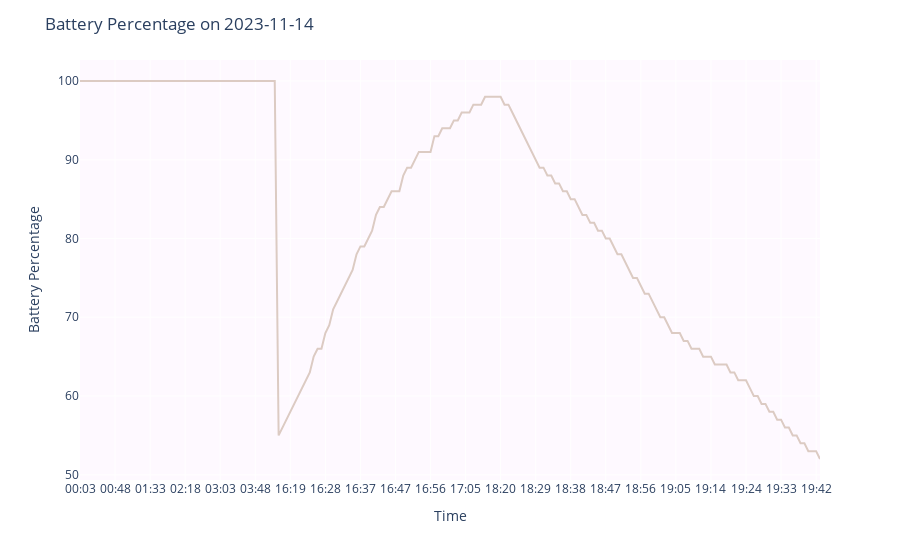
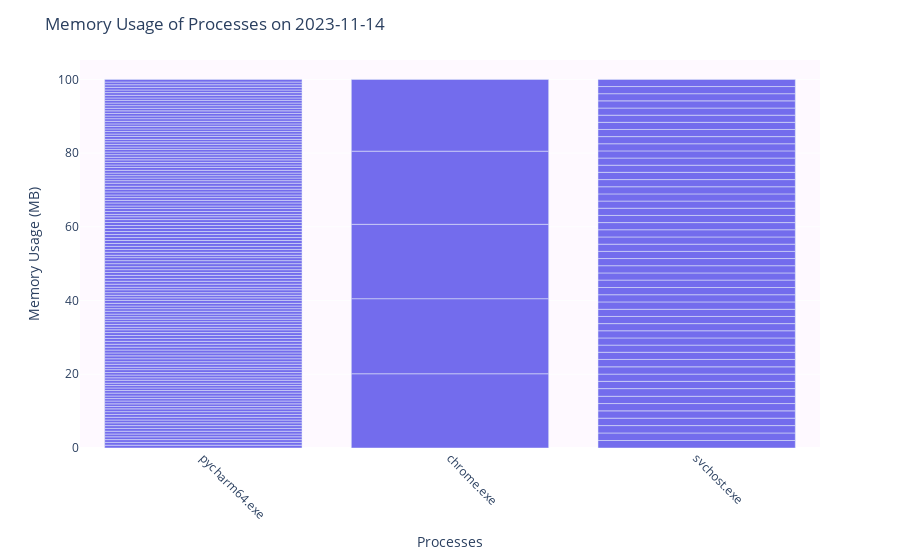
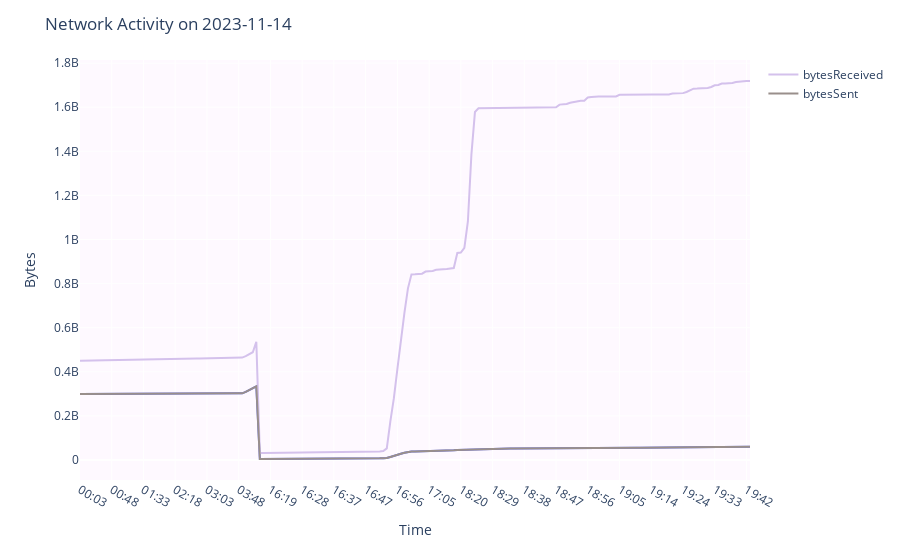
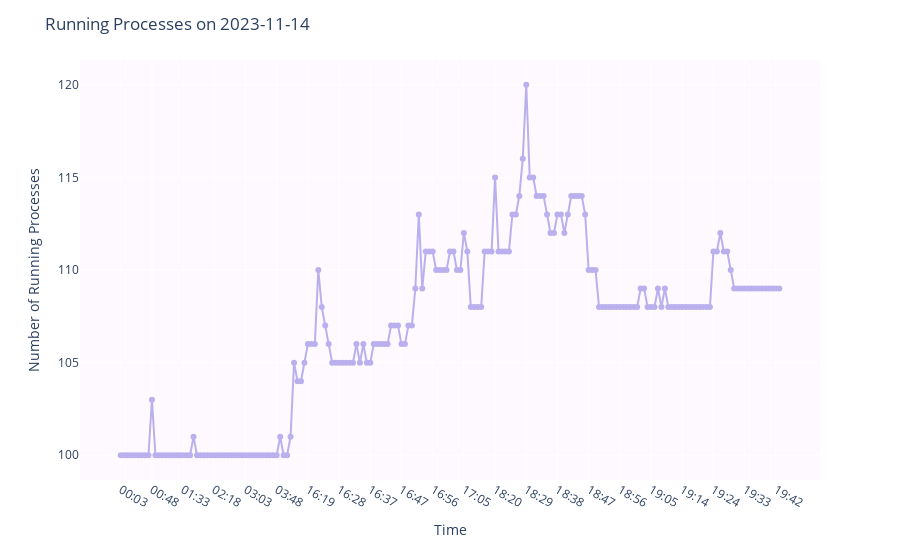

Notebook code cell kept with these figures, in order:
### Code cell
import pandas as pd
import sys
import plotly.express as px

data = pd.read_csv('Reports/FullReport.csv')

data['time'] = pd.to_datetime(data['time'], unit='s')

# Ask the user to choose the date
user_choice = input("Enter 'today' for today's date, or enter a date in YYYY-MM-DD format: ")

if user_choice.lower() == 'today':
    selected_date = pd.to_datetime('today').date()
else:
    try:
        selected_date = pd.to_datetime(user_choice, format='%Y-%m-%d').date()
    except ValueError:
        print("Invalid date format. Please enter 'today' or a valid date in the format YYYY-MM-DD.")
        sys.exit(1)

# Filter data for the selected date
selected_data = data[data['time'].dt.date == selected_date]

# Now update the 'time' column in the selected_data DataFrame
selected_data = selected_data.assign(
    time=selected_data['time'].dt.strftime('%H:%M')
)

# Check if data is available for the selected date
if selected_data.empty:
    print(f"No data available for the selected date ({selected_date}). Please choose another date.")
    sys.exit(1)

# Choose the number of intervals to display on the X-axis
max_intervals = 20

# Calculate the step size to skip data points
step_size = max(1, len(selected_data) // max_intervals)

# Extract the subset of data for X-axis labels
x_labels_data = selected_data.iloc[::step_size]

# Plotting Battery Percentage with Plotly
fig = px.line(selected_data, x='time', y='batteryPercent', labels={'batteryPercent': 'Battery Percentage'})
fig.update_traces(line=dict(color='#DCCBC3'))
fig.update_layout(
    title=f'Battery Percentage on {selected_date.strftime("%Y-%m-%d")}',
    xaxis_title='Time',
    yaxis_title='Battery Percentage',
    xaxis=dict(tickvals=x_labels_data['time'].values, ticktext=x_labels_data['time'].values),
    plot_bgcolor='#FEF9FF',
)
fig.show()

# Plotting Memory Usage of Processes with Plotly
data_sorted_by_mem = selected_data.sort_values(by='memUsageMB', ascending=False)
fig = px.bar(data_sorted_by_mem, x='hungriestProc', y='hungryProcMem', labels={'hungryProcMem': 'Memory Usage (MB)'})
fig.update_traces(marker=dict(color='#736CED'))
fig.update_layout(
    title=f'Memory Usage of Processes on {selected_date.strftime("%Y-%m-%d")}',
    xaxis_title='Processes',
    yaxis_title='Memory Usage (MB)',
    xaxis=dict(tickangle=45),
    barmode='relative',
    barnorm='percent',
    plot_bgcolor='#FEF9FF',
)
fig.show()

# Plotting Network Activity with Plotly
fig = px.line(selected_data, x='time', y='bytesSent', labels={'value': 'Bytes'}, line_shape='linear')
fig.add_scatter(x=selected_data['time'], y=selected_data['bytesReceived'], mode='lines', name='bytesReceived', line=dict(color='#D4C1EC'))
fig.add_scatter(x=selected_data['time'], y=selected_data['bytesSent'], mode='lines', name='bytesSent', line=dict(color='#998f8b'))
fig.update_layout(
    title=f'Network Activity on {selected_date.strftime("%Y-%m-%d")}',
    xaxis_title='Time',
    yaxis_title='Bytes',
    xaxis=dict(tickvals=x_labels_data['time'].values, ticktext=x_labels_data['time'].values),
    plot_bgcolor='#FEF9FF',
)
fig.show()


# Plotting Running Processes with Plotly
fig = px.line(selected_data, x='time', y='runningProc', labels={'runningProc': 'Number of Running Processes'})
fig.update_traces(line=dict(color='#BAB0ED'))
fig.update_layout(
    title=f'Running Processes on {selected_date.strftime("%Y-%m-%d")}',
    xaxis_title='Time',
    yaxis_title='Number of Running Processes',
    xaxis=dict(tickvals=x_labels_data['time'].values, ticktext=x_labels_data['time'].values),
    plot_bgcolor='#FEF9FF',
)
fig.show()

### Figure 1 — Plotly figure (JSON) as saved in the notebook; plotly's stock layout.template omitted (floating-point values rounded to 4 significant figures; data arrays with more than 128 entries replaced by an {"elided": "..."} marker saying what was removed)
{"data": [{"hovertemplate": "time=%{x}<br>Battery Percentage=%{y}<extra></extra>", "legendgroup": "", "line": {"color": "#DCCBC3", "dash": "solid"}, "marker": {"symbol": "circle"}, "mode": "lines", "name": "", "orientation": "v", "showlegend": false, "x": {"elided": "191 str values"}, "xaxis": "x", "y": {"elided": "191 int values"}, "yaxis": "y", "type": "scatter"}], "layout": {"xaxis": {"anchor": "y", "domain": [0.0, 1.0], "title": {"text": "Time"}, "tickvals": ["00:03", "00:48", "01:33", "02:18", "03:03", "03:48", "16:19", "16:28", "16:37", "16:47", "16:56", "17:05", "18:20", "18:29", "18:38", "18:47", "18:56", "19:05", "19:14", "19:24", "19:33", "19:42"], "ticktext": ["00:03", "00:48", "01:33", "02:18", "03:03", "03:48", "16:19", "16:28", "16:37", "16:47", "16:56", "17:05", "18:20", "18:29", "18:38", "18:47", "18:56", "19:05", "19:14", "19:24", "19:33", "19:42"]}, "yaxis": {"anchor": "x", "domain": [0.0, 1.0], "title": {"text": "Battery Percentage"}}, "legend": {"tracegroupgap": 0}, "margin": {"t": 60}, "title": {"text": "Battery Percentage on 2023-11-14"}, "plot_bgcolor": "#FEF9FF"}}

### Figure 2 — Plotly figure (JSON) as saved in the notebook; plotly's stock layout.template omitted (floating-point values rounded to 4 significant figures; data arrays with more than 128 entries replaced by an {"elided": "..."} marker saying what was removed)
{"data": [{"alignmentgroup": "True", "hovertemplate": "hungriestProc=%{x}<br>Memory Usage (MB)=%{y}<extra></extra>", "legendgroup": "", "marker": {"color": "#736CED", "pattern": {"shape": ""}}, "name": "", "offsetgroup": "", "orientation": "v", "showlegend": false, "textposition": "auto", "x": {"elided": "191 str values"}, "xaxis": "x", "y": {"elided": "191 float values"}, "yaxis": "y", "type": "bar"}], "layout": {"xaxis": {"anchor": "y", "domain": [0.0, 1.0], "title": {"text": "Processes"}, "tickangle": 45}, "yaxis": {"anchor": "x", "domain": [0.0, 1.0], "title": {"text": "Memory Usage (MB)"}}, "legend": {"tracegroupgap": 0}, "margin": {"t": 60}, "barmode": "relative", "title": {"text": "Memory Usage of Processes on 2023-11-14"}, "barnorm": "percent", "plot_bgcolor": "#FEF9FF"}}

### Figure 3 — Plotly figure (JSON) as saved in the notebook; plotly's stock layout.template omitted (floating-point values rounded to 4 significant figures; data arrays with more than 128 entries replaced by an {"elided": "..."} marker saying what was removed)
{"data": [{"hovertemplate": "time=%{x}<br>bytesSent=%{y}<extra></extra>", "legendgroup": "", "line": {"color": "#636efa", "dash": "solid", "shape": "linear"}, "marker": {"symbol": "circle"}, "mode": "lines", "name": "", "orientation": "v", "showlegend": false, "x": {"elided": "191 str values"}, "xaxis": "x", "y": {"elided": "191 int values"}, "yaxis": "y", "type": "scatter"}, {"line": {"color": "#D4C1EC"}, "mode": "lines", "name": "bytesReceived", "x": {"elided": "191 str values"}, "y": {"elided": "191 int values"}, "type": "scatter"}, {"line": {"color": "#998f8b"}, "mode": "lines", "name": "bytesSent", "x": {"elided": "191 str values"}, "y": {"elided": "191 int values"}, "type": "scatter"}], "layout": {"xaxis": {"anchor": "y", "domain": [0.0, 1.0], "title": {"text": "Time"}, "tickvals": ["00:03", "00:48", "01:33", "02:18", "03:03", "03:48", "16:19", "16:28", "16:37", "16:47", "16:56", "17:05", "18:20", "18:29", "18:38", "18:47", "18:56", "19:05", "19:14", "19:24", "19:33", "19:42"], "ticktext": ["00:03", "00:48", "01:33", "02:18", "03:03", "03:48", "16:19", "16:28", "16:37", "16:47", "16:56", "17:05", "18:20", "18:29", "18:38", "18:47", "18:56", "19:05", "19:14", "19:24", "19:33", "19:42"]}, "yaxis": {"anchor": "x", "domain": [0.0, 1.0], "title": {"text": "Bytes"}}, "legend": {"tracegroupgap": 0}, "margin": {"t": 60}, "title": {"text": "Network Activity on 2023-11-14"}, "plot_bgcolor": "#FEF9FF"}}

### Figure 4 — Plotly figure (JSON) as saved in the notebook; plotly's stock layout.template omitted (floating-point values rounded to 4 significant figures; data arrays with more than 128 entries replaced by an {"elided": "..."} marker saying what was removed)
{"data": [{"hovertemplate": "time=%{x}<br>Number of Running Processes=%{y}<extra></extra>", "legendgroup": "", "line": {"color": "#BAB0ED", "dash": "solid"}, "marker": {"symbol": "circle"}, "mode": "lines+markers", "name": "", "orientation": "v", "showlegend": false, "x": {"elided": "191 str values"}, "xaxis": "x", "y": {"elided": "191 int values"}, "yaxis": "y", "type": "scatter"}], "layout": {"xaxis": {"anchor": "y", "domain": [0.0, 1.0], "title": {"text": "Time"}, "tickvals": ["00:03", "00:48", "01:33", "02:18", "03:03", "03:48", "16:19", "16:28", "16:37", "16:47", "16:56", "17:05", "18:20", "18:29", "18:38", "18:47", "18:56", "19:05", "19:14", "19:24", "19:33", "19:42"], "ticktext": ["00:03", "00:48", "01:33", "02:18", "03:03", "03:48", "16:19", "16:28", "16:37", "16:47", "16:56", "17:05", "18:20", "18:29", "18:38", "18:47", "18:56", "19:05", "19:14", "19:24", "19:33", "19:42"]}, "yaxis": {"anchor": "x", "domain": [0.0, 1.0], "title": {"text": "Number of Running Processes"}}, "legend": {"tracegroupgap": 0}, "margin": {"t": 60}, "title": {"text": "Running Processes on 2023-11-14"}, "plot_bgcolor": "#FEF9FF"}}
